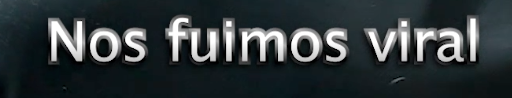
#> input picture video-editing/clients/restauco/caption-style-reference.png, 512 x 98 px, found by its file name
$ python match_caption_font.py
#> lines starting #> are read from the running program, lines starting #| are printed output that depends on the picture; after the words box and inside, x2 and y2 are one past the last pixel; in counts of white or black regions, pixels touching at a corner belong together; long printed decimals are rounded
from PIL import Image,ImageFont,ImageDraw
import numpy as np
from pathlib import Path
p=Path('$WORKSPACE/output/reference-edit-20260926')
im=np.asarray(Image.open(p/'caption-style-reference.png').convert('RGB'))
ys=np.arange(im.shape[0])[:,None]; threshold=np.where(ys<43,210,210-(ys-43)*3.1); mask=((im.min(axis=2)>threshold)&(ys<63)&(ys>15)).astype('uint8')*255
#> after `ys = np.arange(im.shape[0])[:, None]`: ys = 98 values from 0 to 97
#> after `mask = ((im.min(axis=2) > threshold) & (ys < 63) & (ys > 15)).astype('`:
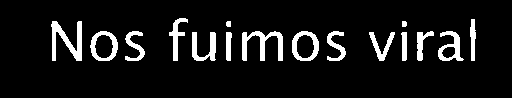
#> mask: shape (98, 512); 8.6% white; 16 white regions, largest, box (x1, y1, x2, y2) and area: (51, 21, 82, 61) 565, (242, 31, 283, 61) 534, (292, 31, 319, 61) 360
ref=Image.fromarray(mask); box=ref.getbbox();ref=ref.crop(box);print('core bounds',box)
#> after `box = ref.getbbox()`: box = (51, 18, 476, 61)
#> after `ref = ref.crop(box)`:
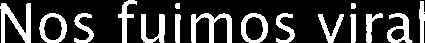
#> ref: PIL image 425x43 L; 23.7% white; 16 white regions, largest, box (x1, y1, x2, y2) and area: (0, 3, 31, 43) 565, (191, 13, 232, 43) 534, (241, 13, 268, 43) 360
#| core bounds (51, 18, 476, 61)
a=np.asarray(ref)>0
candidates=[]
paths=list(Path('/System/Library/Fonts/Supplemental').glob('*.ttf'))
paths +=[Path('/System/Library/Fonts')/n for n in ['Helvetica.ttc','HelveticaNeue.ttc','Avenir.ttc','Avenir Next.ttc','SFNS.ttf']]
for path in paths:
 for index in range(20 if path.suffix=='.ttc' else 1):
  try:f=ImageFont.truetype(str(path),120,index=index)
  except:break
  canvas=Image.new('L',(2000,240));ImageDraw.Draw(canvas).text((5,0),'Nos fuimos viral',font=f,fill=255)
  canvas=canvas.crop(canvas.getbbox()).resize(ref.size,Image.Resampling.LANCZOS)
  b=np.asarray(canvas)>165
  score=np.logical_and(a,b).sum()/np.logical_or(a,b).sum()
  candidates.append((score,str(path),index,f.getname()))
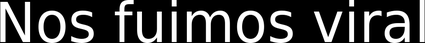
#> canvas: PIL image 425x43 L; min 0, max 255, mean 65.5
#> after the loop, candidates = 81 items
for row in sorted(candidates,reverse=True)[:15]:print(row)
#> this loop made 15 passes
#| (0.4012, '/System/Library/Fonts/SFNS.ttf', 0, ('DejaVu Sans', 'Book'))
#| (0.4012, '/System/Library/Fonts/HelveticaNeue.ttc', 19, ('DejaVu Sans', 'Book'))
#| (0.4012, '/System/Library/Fonts/HelveticaNeue.ttc', 18, ('DejaVu Sans', 'Book'))
#| (0.4012, '/System/Library/Fonts/HelveticaNeue.ttc', 17, ('DejaVu Sans', 'Book'))
#| (0.4012, '/System/Library/Fonts/HelveticaNeue.ttc', 16, ('DejaVu Sans', 'Book'))
#| (0.4012, '/System/Library/Fonts/HelveticaNeue.ttc', 15, ('DejaVu Sans', 'Book'))
#| (0.4012, '/System/Library/Fonts/HelveticaNeue.ttc', 14, ('DejaVu Sans', 'Book'))
#| (0.4012, '/System/Library/Fonts/HelveticaNeue.ttc', 13, ('DejaVu Sans', 'Book'))
#> (further printed lines are left out)
